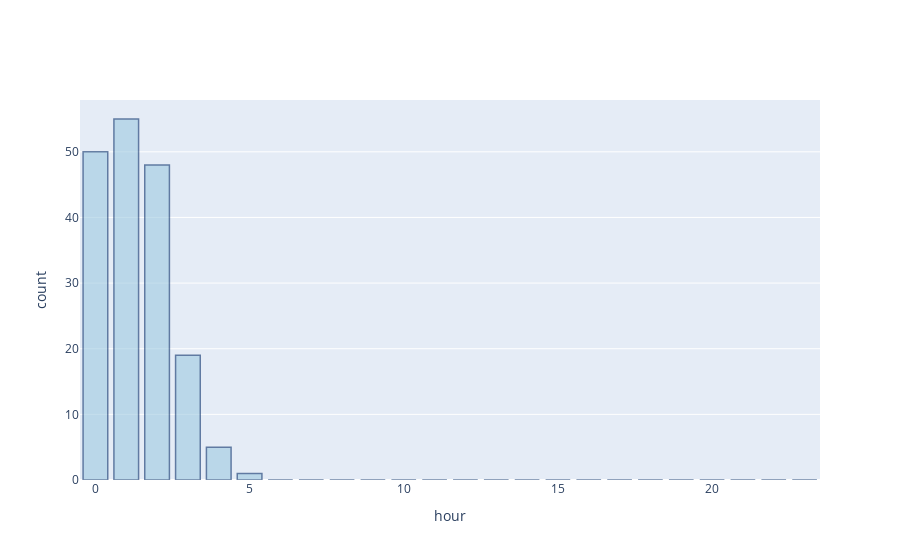

The cell this chart's notebook holds for it:
### Markdown cell above
# Plotting bar graph for "hour of the exercise" vs "count of first rest taken in that hour"

### Code cell
import plotly.graph_objects as go
x=[]
y=[]
z=[]
for key in initial_rest:
    x.append(key)
    y.append(initial_rest[key])


fig = go.Figure([go.Bar(x=x,y=y)])


fig.update_traces(marker_color='rgb(158,202,225)', marker_line_color='rgb(8,48,107)',
                  marker_line_width=1.5, opacity=0.6)
fig.update_layout(xaxis_title="hour",yaxis_title="count")
fig.show()

### Figure 1 — Plotly figure (JSON) as saved in the notebook; plotly's stock layout.template omitted (floating-point values rounded to 4 significant figures)
{"data": [{"marker": {"color": "rgb(158,202,225)", "line": {"color": "rgb(8,48,107)", "width": 1.5}}, "opacity": 0.6, "type": "bar", "x": [0, 1, 2, 3, 4, 5, 6, 7, 8, 9, 10, 11, 12, 13, 14, 15, 16, 17, 18, 19, 20, 21, 22, 23], "y": [50, 55, 48, 19, 5, 1, 0, 0, 0, 0, 0, 0, 0, 0, 0, 0, 0, 0, 0, 0, 0, 0, 0, 0]}], "layout": {"xaxis": {"title": {"text": "hour"}}, "yaxis": {"title": {"text": "count"}}}}
